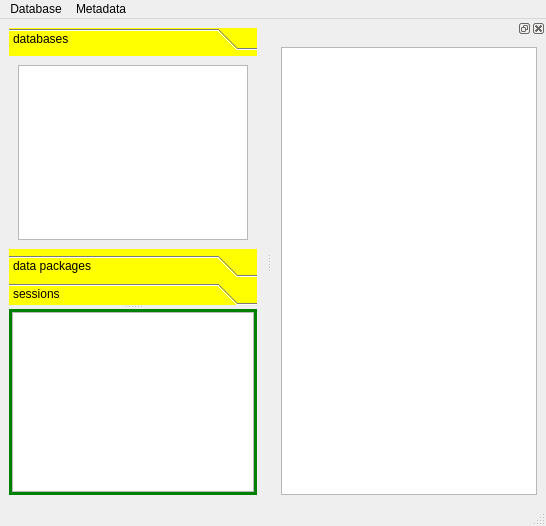
<?xml version="1.0" encoding="UTF-8"?>
<ui version="4.0">
 <class>MainWindow</class>
 <widget class="QMainWindow" name="MainWindow">
  <property name="geometry">
   <rect>
    <x>0</x>
    <y>0</y>
    <width>546</width>
    <height>526</height>
   </rect>
  </property>
  <property name="windowTitle">
   <string>MainWindow</string>
  </property>
  <widget class="QWidget" name="centralwidget">
   <layout class="QHBoxLayout" name="centralwidHL">
    <item>
     <widget class="QSplitter" name="leftVS">
      <property name="orientation">
       <enum>Qt::Vertical</enum>
      </property>
      <widget class="QToolBox" name="topleftTB">
       <property name="styleSheet">
        <string notr="true">#topleftTB{background-color:yellow;}</string>
       </property>
       <property name="currentIndex">
        <number>0</number>
       </property>
       <widget class="QWidget" name="page_databases">
        <property name="geometry">
         <rect>
          <x>0</x>
          <y>0</y>
          <width>248</width>
          <height>182</height>
         </rect>
        </property>
        <attribute name="label">
         <string>databases</string>
        </attribute>
        <layout class="QVBoxLayout" name="page_databasesVL">
         <item>
          <widget class="QTreeView" name="databasesTV"/>
         </item>
        </layout>
       </widget>
       <widget class="QWidget" name="page_datapackages">
        <property name="geometry">
         <rect>
          <x>0</x>
          <y>0</y>
          <width>248</width>
          <height>182</height>
         </rect>
        </property>
        <attribute name="label">
         <string>data packages</string>
        </attribute>
        <layout class="QVBoxLayout" name="verticalLayout_2">
         <item>
          <widget class="QTreeView" name="datapackagesTV"/>
         </item>
        </layout>
       </widget>
       <widget class="QWidget" name="page_sessions">
        <property name="geometry">
         <rect>
          <x>0</x>
          <y>0</y>
          <width>248</width>
          <height>182</height>
         </rect>
        </property>
        <attribute name="label">
         <string>sessions</string>
        </attribute>
        <layout class="QVBoxLayout" name="verticalLayout">
         <item>
          <widget class="QTreeView" name="sessionsTV"/>
         </item>
        </layout>
       </widget>
      </widget>
      <widget class="QWidget" name="botleftW" native="true">
       <property name="styleSheet">
        <string notr="true">#botleftW{background-color:green;}</string>
       </property>
       <layout class="QVBoxLayout" name="botleftVL">
        <property name="leftMargin">
         <number>3</number>
        </property>
        <property name="topMargin">
         <number>3</number>
        </property>
        <property name="rightMargin">
         <number>3</number>
        </property>
        <property name="bottomMargin">
         <number>3</number>
        </property>
        <item>
         <widget class="VnTreeView" name="datatreeTV"/>
        </item>
       </layout>
      </widget>
     </widget>
    </item>
   </layout>
  </widget>
  <widget class="QMenuBar" name="menubar">
   <property name="geometry">
    <rect>
     <x>0</x>
     <y>0</y>
     <width>546</width>
     <height>25</height>
    </rect>
   </property>
   <widget class="QMenu" name="menuDatabase">
    <property name="title">
     <string>Database</string>
    </property>
    <addaction name="actionOpen_database"/>
    <addaction name="separator"/>
    <addaction name="actionQuit"/>
   </widget>
   <widget class="QMenu" name="menuMetadata">
    <property name="title">
     <string>Metadata</string>
    </property>
    <addaction name="actionExtract_metadata"/>
   </widget>
   <addaction name="menuDatabase"/>
   <addaction name="menuMetadata"/>
  </widget>
  <widget class="QStatusBar" name="statusbar"/>
  <widget class="QDockWidget" name="miscDW">
   <property name="features">
    <set>QDockWidget::AllDockWidgetFeatures</set>
   </property>
   <property name="allowedAreas">
    <set>Qt::RightDockWidgetArea</set>
   </property>
   <attribute name="dockWidgetArea">
    <number>2</number>
   </attribute>
   <widget class="QWidget" name="dockWidgetContents">
    <layout class="QVBoxLayout" name="verticalLayout_4">
     <item>
      <widget class="MetadataList" name="metdatalist"/>
     </item>
    </layout>
   </widget>
  </widget>
  <action name="actionOpen_database">
   <property name="icon">
    <iconset resource="resources.qrc">
     <normaloff>:/resources/resources/fileopen.png</normaloff>:/resources/resources/fileopen.png</iconset>
   </property>
   <property name="text">
    <string>Open database</string>
   </property>
   <property name="shortcut">
    <string>Ctrl+O</string>
   </property>
  </action>
  <action name="actionQuit">
   <property name="icon">
    <iconset resource="resources.qrc">
     <normaloff>:/resources/resources/system-shutdown.svg</normaloff>:/resources/resources/system-shutdown.svg</iconset>
   </property>
   <property name="text">
    <string>Quit</string>
   </property>
   <property name="toolTip">
    <string>Quit program</string>
   </property>
   <property name="shortcut">
    <string>Ctrl+Q</string>
   </property>
  </action>
  <action name="actionExtract_metadata">
   <property name="text">
    <string>Extract metadata</string>
   </property>
  </action>
 </widget>
 <customwidgets>
  <customwidget>
   <class>VnTreeView</class>
   <extends>QTreeView</extends>
   <header>visinum/tree/views.h</header>
  </customwidget>
  <customwidget>
   <class>MetadataList</class>
   <extends>QTextBrowser</extends>
   <header>visinum/tree/metadata_view.h</header>
  </customwidget>
 </customwidgets>
 <resources>
  <include location="resources.qrc"/>
 </resources>
 <connections/>
</ui>
